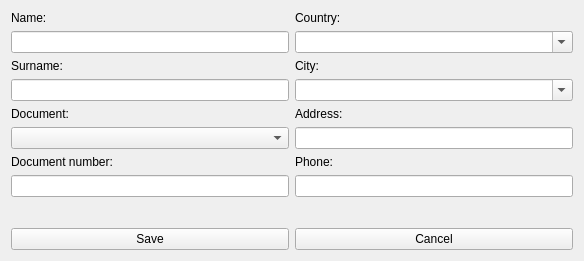
<?xml version="1.0" encoding="UTF-8"?>
<ui version="4.0">
 <class>UserForm</class>
 <widget class="QWidget" name="UserForm">
  <property name="geometry">
   <rect>
    <x>0</x>
    <y>0</y>
    <width>584</width>
    <height>261</height>
   </rect>
  </property>
  <property name="windowTitle">
   <string>SkiRent - user</string>
  </property>
  <layout class="QGridLayout" name="gridLayout">
   <item row="0" column="1">
    <layout class="QVBoxLayout" name="verticalLayout_2">
     <item>
      <widget class="QLabel" name="label_5">
       <property name="text">
        <string>Country:</string>
       </property>
      </widget>
     </item>
     <item>
      <widget class="QComboBox" name="countryCombo">
       <property name="editable">
        <bool>true</bool>
       </property>
      </widget>
     </item>
     <item>
      <widget class="QLabel" name="label_6">
       <property name="text">
        <string>City:</string>
       </property>
      </widget>
     </item>
     <item>
      <widget class="QComboBox" name="cityCombo">
       <property name="editable">
        <bool>true</bool>
       </property>
      </widget>
     </item>
     <item>
      <widget class="QLabel" name="label_7">
       <property name="text">
        <string>Address:</string>
       </property>
      </widget>
     </item>
     <item>
      <widget class="QLineEdit" name="addressEdit"/>
     </item>
     <item>
      <widget class="QLabel" name="label_8">
       <property name="text">
        <string>Phone:</string>
       </property>
      </widget>
     </item>
     <item>
      <widget class="QLineEdit" name="phoneEdit"/>
     </item>
     <item>
      <spacer name="verticalSpacer_2">
       <property name="orientation">
        <enum>Qt::Vertical</enum>
       </property>
       <property name="sizeHint" stdset="0">
        <size>
         <width>20</width>
         <height>40</height>
        </size>
       </property>
      </spacer>
     </item>
    </layout>
   </item>
   <item row="0" column="0">
    <layout class="QVBoxLayout" name="verticalLayout">
     <item>
      <widget class="QLabel" name="label">
       <property name="text">
        <string>Name:</string>
       </property>
      </widget>
     </item>
     <item>
      <widget class="QLineEdit" name="nameEdit"/>
     </item>
     <item>
      <widget class="QLabel" name="label_2">
       <property name="text">
        <string>Surname:</string>
       </property>
      </widget>
     </item>
     <item>
      <widget class="QLineEdit" name="surnameEdit"/>
     </item>
     <item>
      <widget class="QLabel" name="label_3">
       <property name="text">
        <string>Document:</string>
       </property>
      </widget>
     </item>
     <item>
      <widget class="QComboBox" name="documentTypeCombo"/>
     </item>
     <item>
      <widget class="QLabel" name="label_4">
       <property name="text">
        <string>Document number:</string>
       </property>
      </widget>
     </item>
     <item>
      <widget class="QLineEdit" name="documentNumberEdit"/>
     </item>
     <item>
      <spacer name="verticalSpacer">
       <property name="orientation">
        <enum>Qt::Vertical</enum>
       </property>
       <property name="sizeHint" stdset="0">
        <size>
         <width>20</width>
         <height>40</height>
        </size>
       </property>
      </spacer>
     </item>
    </layout>
   </item>
   <item row="1" column="0">
    <widget class="QPushButton" name="saveButton">
     <property name="text">
      <string>Save</string>
     </property>
    </widget>
   </item>
   <item row="1" column="1">
    <widget class="QPushButton" name="cancelButton">
     <property name="text">
      <string>Cancel</string>
     </property>
    </widget>
   </item>
  </layout>
 </widget>
 <resources/>
 <connections/>
</ui>
